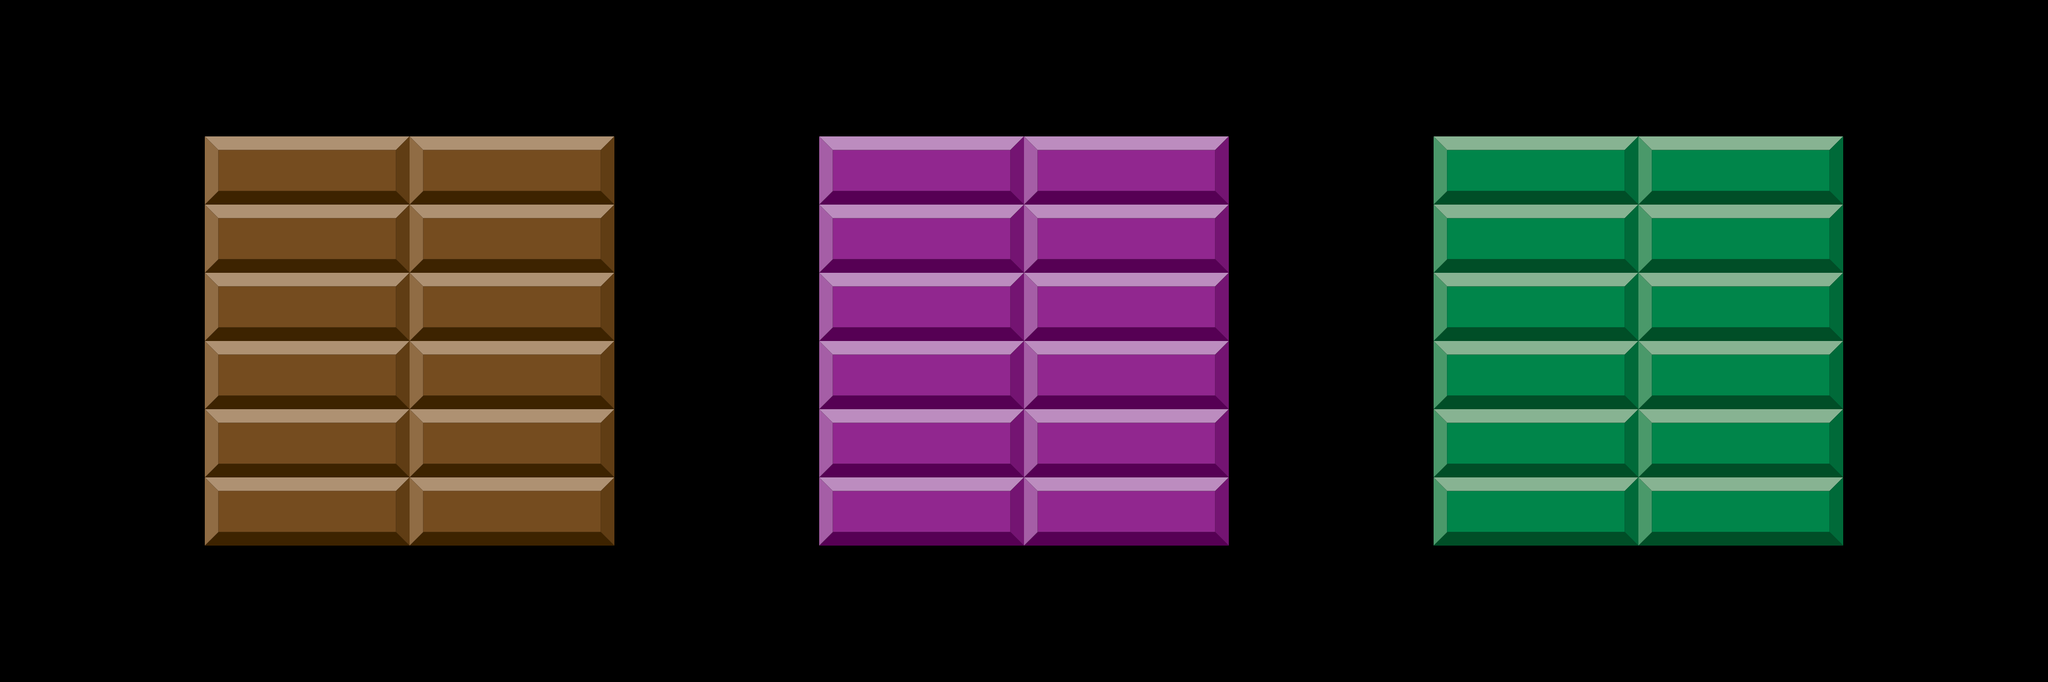

This is a level from a 2D game, rendered from its Tiled map with the project's own tilesets. A one-line summary and the complete map file follow:
An orthogonal 10x10 tile map with 384x128 px tiles, 1 tile layer (Tiles) and 36 objects.

<map version="1.5" tiledversion="1.7.2" orientation="orthogonal" renderorder="right-down" width="10" height="10" tilewidth="384" tileheight="128" infinite="0" nextlayerid="3" nextobjectid="52">
 <tileset firstgid="1" source="Bricks.tsx" />
 <layer id="1" name="Tiles" width="10" height="10">
  <data encoding="csv">
0,0,0,0,0,0,0,0,0,0,
0,0,0,0,0,0,0,0,0,0,
0,19,19,0,5,5,0,15,15,0,
0,19,19,0,5,5,0,15,15,0,
0,19,19,0,5,5,0,15,15,0,
0,19,19,0,5,5,0,15,15,0,
0,19,19,0,5,5,0,15,15,0,
0,19,19,0,5,5,0,15,15,0,
0,0,0,0,0,0,0,0,0,0,
0,0,0,0,0,0,0,0,0,0
</data>
 </layer>
 <objectgroup id="2" name="Boxes">
  <object id="1" x="384" y="256" width="384" height="128" />
  <object id="3" x="768" y="256" width="384" height="128" />
  <object id="4" x="384" y="384" width="384" height="128" />
  <object id="5" x="768" y="384" width="384" height="128" />
  <object id="6" x="384" y="512" width="384" height="128" />
  <object id="7" x="768" y="512" width="384" height="128" />
  <object id="8" x="384" y="640" width="384" height="128" />
  <object id="9" x="768" y="640" width="384" height="128" />
  <object id="10" x="384" y="768" width="384" height="128" />
  <object id="11" x="768" y="768" width="384" height="128" />
  <object id="12" x="384" y="896" width="384" height="128" />
  <object id="13" x="768" y="896" width="384" height="128" />
  <object id="14" x="1536" y="256" width="384" height="128" />
  <object id="15" x="1920" y="256" width="384" height="128" />
  <object id="16" x="1536" y="384" width="384" height="128" />
  <object id="17" x="1920" y="384" width="384" height="128" />
  <object id="18" x="1536" y="512" width="384" height="128" />
  <object id="19" x="1920" y="512" width="384" height="128" />
  <object id="20" x="1536" y="640" width="384" height="128" />
  <object id="21" x="1920" y="640" width="384" height="128" />
  <object id="22" x="1536" y="768" width="384" height="128" />
  <object id="23" x="1920" y="768" width="384" height="128" />
  <object id="24" x="1536" y="896" width="384" height="128" />
  <object id="25" x="1920" y="896" width="384" height="128" />
  <object id="40" x="2688" y="256" width="384" height="128" />
  <object id="41" x="3072" y="256" width="384" height="128" />
  <object id="42" x="2688" y="384" width="384" height="128" />
  <object id="43" x="3072" y="384" width="384" height="128" />
  <object id="44" x="2688" y="512" width="384" height="128" />
  <object id="45" x="3072" y="512" width="384" height="128" />
  <object id="46" x="2688" y="640" width="384" height="128" />
  <object id="47" x="3072" y="640" width="384" height="128" />
  <object id="48" x="2688" y="768" width="384" height="128" />
  <object id="49" x="3072" y="768" width="384" height="128" />
  <object id="50" x="2688" y="896" width="384" height="128" />
  <object id="51" x="3072" y="896" width="384" height="128" />
 </objectgroup>
</map>
